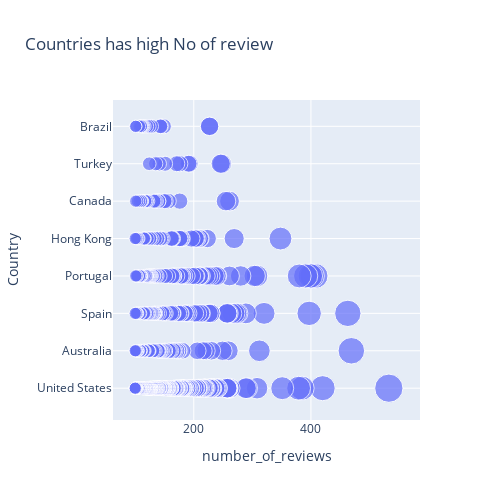

The code cell stored with this chart in its notebook:
### Code cell
re_100=airbnb[['Country','Room_type','number_of_reviews']]
review_100=re_100.sort_values('number_of_reviews',ascending=False)
review_100=review_100[review_100['number_of_reviews']>=100].sort_values('number_of_reviews',ascending=False)
fig=px.scatter(review_100,x='number_of_reviews',y='Country',size='number_of_reviews',title="Countries has high No of review")
fig.update_layout(width =500, height = 500)
fig.show()

### Figure 1 — Plotly figure (JSON) as saved in the notebook; plotly's stock layout.template omitted (floating-point values rounded to 4 significant figures; data arrays with more than 128 entries replaced by an {"elided": "..."} marker saying what was removed)
{"data": [{"hovertemplate": "number_of_reviews=%{marker.size}<br>Country=%{y}<extra></extra>", "legendgroup": "", "marker": {"color": "#636efa", "size": {"elided": "450 int values"}, "sizemode": "area", "sizeref": 1.333, "symbol": "circle"}, "mode": "markers", "name": "", "orientation": "h", "showlegend": false, "type": "scatter", "x": {"elided": "450 int values"}, "xaxis": "x", "y": {"elided": "450 str values"}, "yaxis": "y"}], "layout": {"height": 500, "legend": {"itemsizing": "constant", "tracegroupgap": 0}, "title": {"text": "Countries has high No of review"}, "width": 500, "xaxis": {"anchor": "y", "domain": [0, 1], "title": {"text": "number_of_reviews"}}, "yaxis": {"anchor": "x", "domain": [0, 1], "title": {"text": "Country"}}}}
